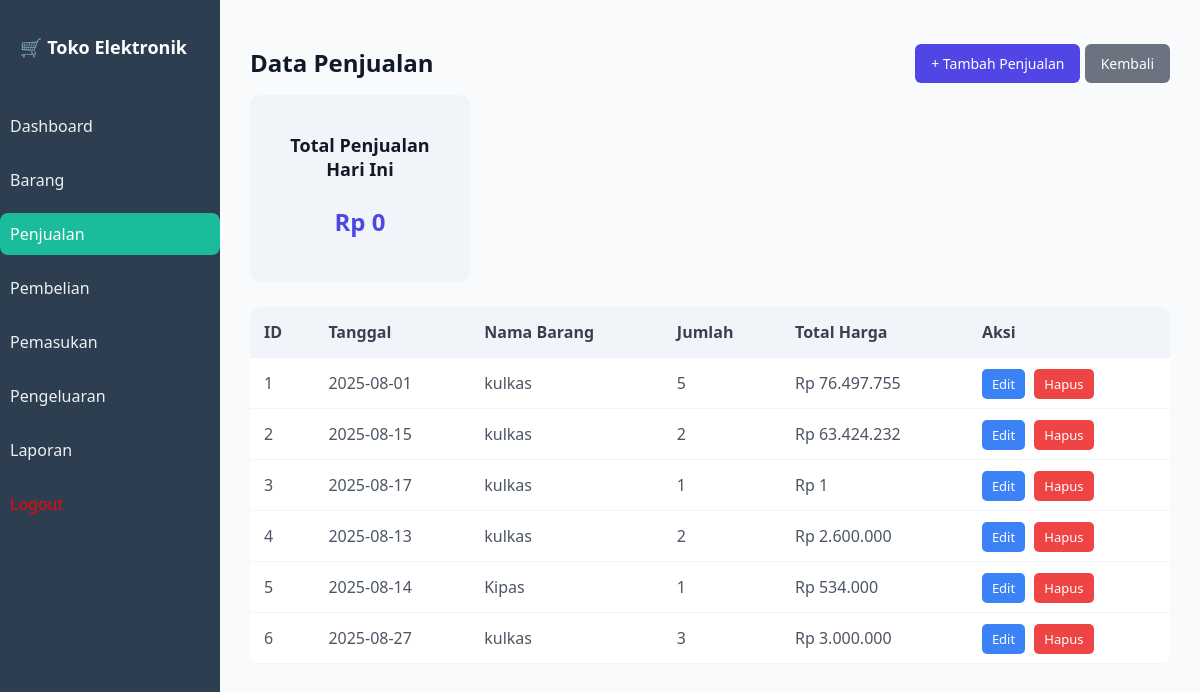
Page /penjualan/index.php (signed in) on the committed database.
### tables this page shows
CREATE TABLE `penjualan` (
  `id` int(11) NOT NULL,
  `tanggal` date NOT NULL,
  `nama_barang` varchar(100) NOT NULL,
  `jumlah` int(11) NOT NULL,
  `harga_satuan` decimal(15,2) NOT NULL,
  `total` decimal(15,2) GENERATED ALWAYS AS (`jumlah` * `harga_satuan`) STORED,
  `total_harga` decimal(12,2) NOT NULL
);

### penjualan/index.php (the view, shortened to what this page needs)
<?php
include '../config.php';
$role = $_SESSION['role'];
$result = mysqli_query($conn, "SELECT * FROM penjualan");
$totalPenjualanHariIni = mysqli_fetch_assoc(mysqli_query(
    $conn,
    "SELECT IFNULL(SUM(total_harga), 0) as total FROM penjualan WHERE DATE(tanggal) = CURDATE()"
))['total'];
?>
<!DOCTYPE html>
<html lang="id">
<head>
</head>
<body>
<div class="sidebar">
    <h2>🛒 Toko Elektronik</h2>
    <ul>
        <li><a href="../dashboard.php">Dashboard</a></li>
        <?php if ($role === 'admin'): ?>
            <li><a href="../barang/index.php">Barang</a></li>
            <li><a href="../penjualan/index.php" class="active">Penjualan</a></li>
            <li><a href="../pembelian/index.php">Pembelian</a></li>
            <li><a href="../pemasukan/index.php">Pemasukan</a></li>
            <li><a href="../pengeluaran/index.php">Pengeluaran</a></li>
        <?php elseif ($role === 'kasir'): ?>
            <li><a href="../penjualan/index.php" class="active">Penjualan</a></li>
        <?php endif; ?>
        <li><a href="../laporan.php">Laporan</a></li>
        <li><a href="../logout.php" class="logout">Logout</a></li>
    </ul>
</div>
<div class="main">
    <div class="topbar">
        <h1>Data Penjualan</h1>
        <div>
            <a href="tambah.php" class="btn">+ Tambah Penjualan</a>
            <a href="../dashboard.php" class="btn btn-kembali">Kembali</a>
        </div>
    </div>
    <div class="ringkasan">
        <div class="card">
            <h3>Total Penjualan Hari Ini</h3>
            <p>Rp <?= number_format($totalPenjualanHariIni, 0, ',', '.') ?></p>
        </div>
    </div>
    <table>
        <tr>
            <th>ID</th>
            <th>Tanggal</th>
            <th>Nama Barang</th>
            <th>Jumlah</th>
            <th>Total Harga</th>
            <th>Aksi</th>
        </tr>
        <?php while($row = mysqli_fetch_assoc($result)) : ?>
        <tr>
            <td><?= $row['id'] ?></td>
            <td><?= $row['tanggal'] ?></td>
            <td><?= htmlspecialchars($row['nama_barang']) ?></td>
            <td><?= $row['jumlah'] ?></td>
            <td>Rp <?= number_format($row['total_harga'], 0, ',', '.') ?></td>
            <td>
                <a href="edit.php?id=<?= $row['id'] ?>" class="btn-edit">Edit</a>
                <a href="hapus.php?id=<?= $row['id'] ?>" class="btn-hapus" onclick="return confirm('Yakin hapus?')">Hapus</a>
            </td>
        </tr>
        <?php endwhile; ?>
    </table>
</div>
</body>
</html>

### penjualan/index.php (style rules this page uses)
* { box-sizing: border-box; font-family: 'Segoe UI', sans-serif; }
body { margin: 0; display: flex; background-color: #f8fafc; height: 100vh; }
.sidebar { width: 220px; background-color: #2c3e50; min-height: 100vh; display: flex; flex-direction: column; padding-top: 20px; position: fixed; }
.sidebar h2 { color: white; font-size: 18px; margin-bottom: 30px; padding-left: 20px; }
.sidebar ul { list-style: none; padding: 0; }
.sidebar ul li { margin-bottom: 12px; }
.sidebar ul li a { text-decoration: none; color: #ecf0f1; padding: 10px; display: block; border-radius: 8px; transition: background 0.2s; }
.sidebar ul li a:hover, .sidebar ul li a.active { background-color: #1abc9c; color: white; }
.sidebar .logout { color: red; }
.main { flex: 1; padding: 30px; margin-left: 220px; width: calc(100% - 220px); }
.topbar { display: flex; justify-content: space-between; align-items: center; }
.topbar h1 { font-size: 24px; color: #111827; }
.ringkasan { display: flex; justify-content: space-between; margin-bottom: 20px; }
.ringkasan .card { background-color: #f1f5f9; padding: 20px; border-radius: 10px; width: 220px; text-align: center; }
.ringkasan .card h3 { font-size: 18px; color: #111827; }
.ringkasan .card p { font-size: 24px; font-weight: bold; color: #4f46e5; }
.btn { text-decoration: none; padding: 10px 16px; border-radius: 6px; font-size: 14px; color: white; background-color: #4f46e5; }
.btn-kembali { background-color: #6b7280; }
table { width: 100%; margin-top: 25px; border-collapse: collapse; background-color: white; border-radius: 10px; overflow: hidden; }
th, td { padding: 14px; text-align: left; border-bottom: 1px solid #f1f5f9; }
th { background-color: #f1f5f9; color: #374151; }
td { color: #4b5563; }
td a { padding: 6px 10px; border-radius: 5px; color: white; font-size: 13px; text-decoration: none; margin-right: 5px; }
.btn-edit { background-color: #3b82f6; }
.btn-hapus { background-color: #ef4444; }

### rows in the picture
penjualan: id "1", tanggal "2025-08-01", nama_barang "kulkas", jumlah "5", total_harga "76.497.755"
penjualan: id "2", tanggal "2025-08-15", nama_barang "kulkas", jumlah "2", total_harga "63.424.232"
penjualan: id "3", tanggal "2025-08-17", nama_barang "kulkas", jumlah "1", total_harga "1"
penjualan: id "4", tanggal "2025-08-13", nama_barang "kulkas", jumlah "2", total_harga "2.600.000"
penjualan: id "5", tanggal "2025-08-14", nama_barang "Kipas", jumlah "1", total_harga "534.000"
penjualan: id "6", tanggal "2025-08-27", nama_barang "kulkas", jumlah "3", total_harga "3.000.000"

### other values in the picture
$totalPenjualanHariIni "0"
